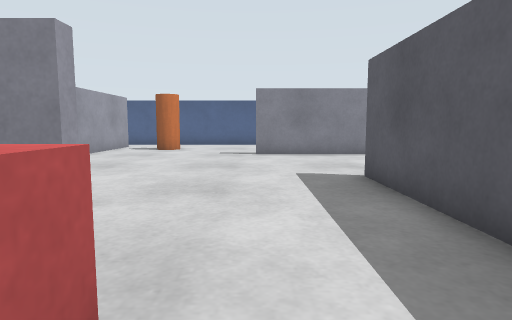
View 1 (above)

17 first-person views from a walk through a world built for the Gazebo simulator. The camera is 0.54 m above the floor, tilts 6° down and sees 75° across. The floor is counted in squares, 0.5 m on a side. Each view is taken from the middle of a square. On the plan, view 1 faces up. The plan holds only what a view shows up to about 13 squares ahead; the rest is blank. The place goes on beyond the plan.

View 2
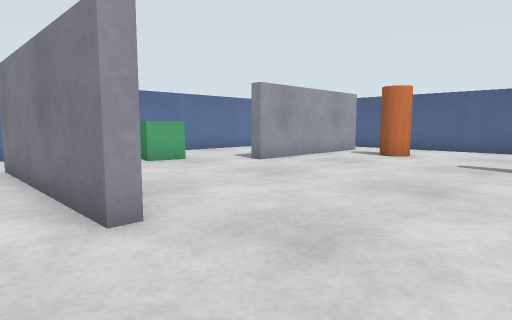

View 3
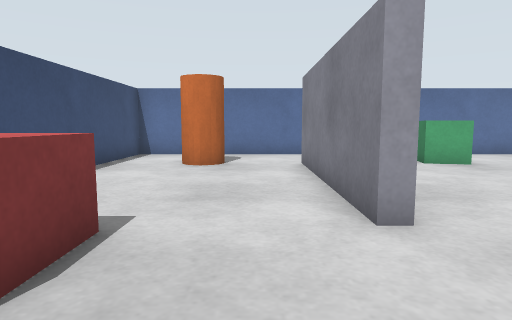

View 4
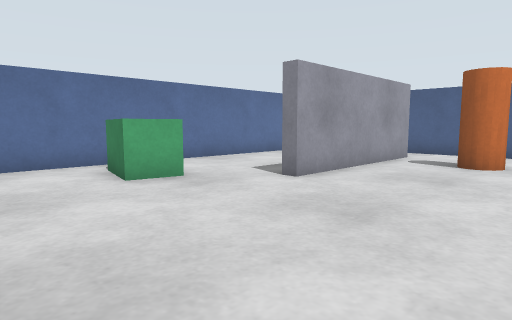

View 5
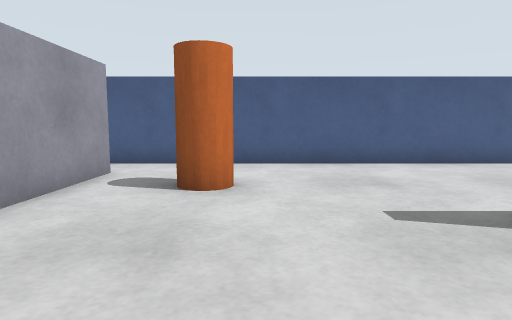

View 6
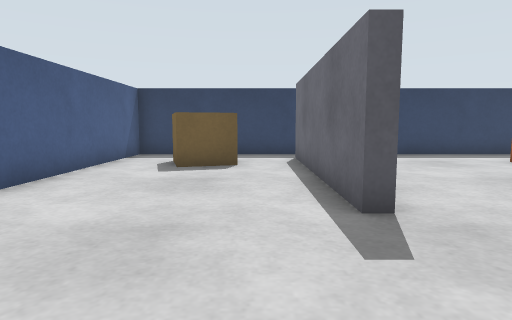

View 7
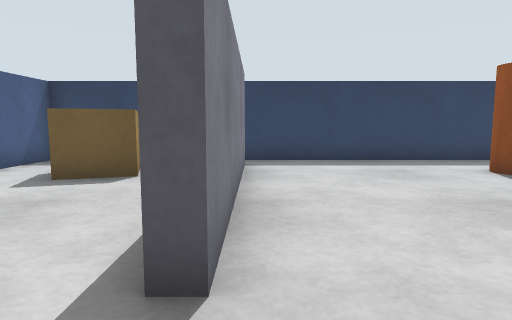

View 8
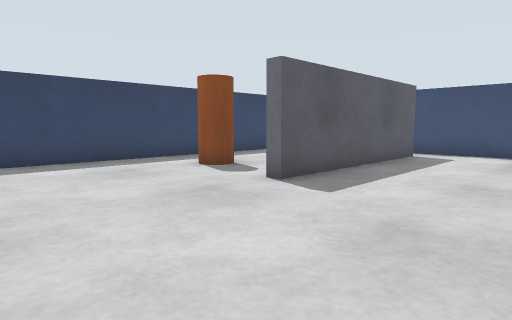

View 9
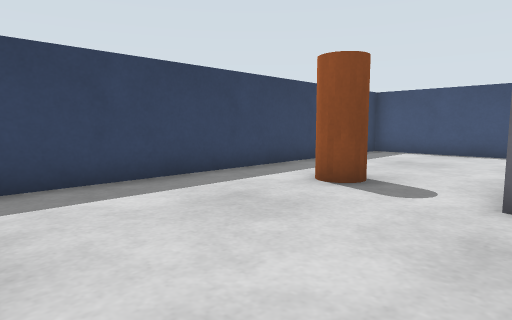

View 10
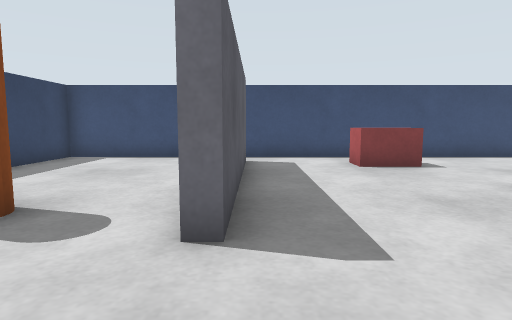

View 11
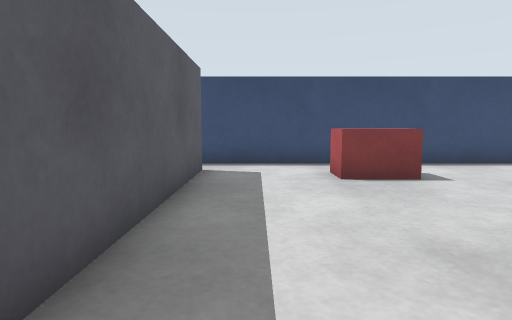

View 12
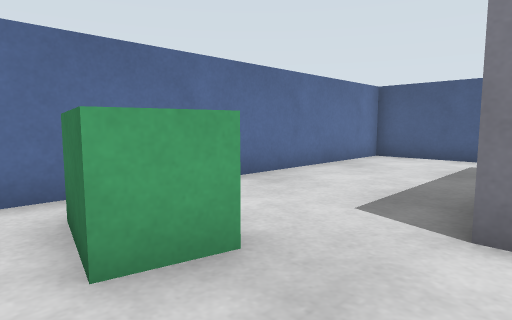

View 13
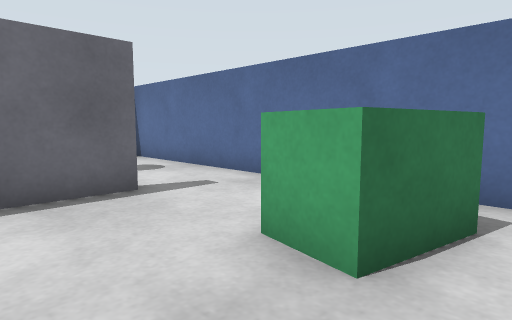

View 14
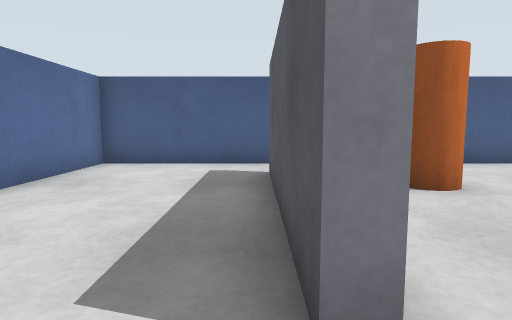

View 15
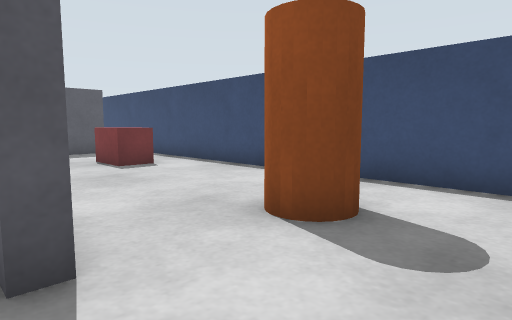

View 16
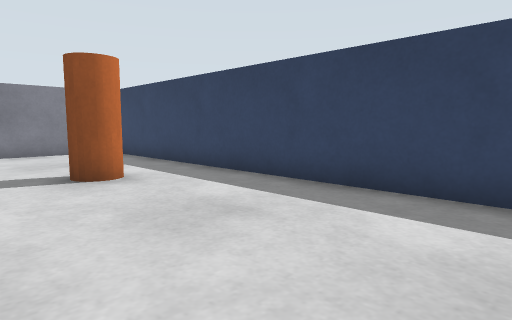

View 17
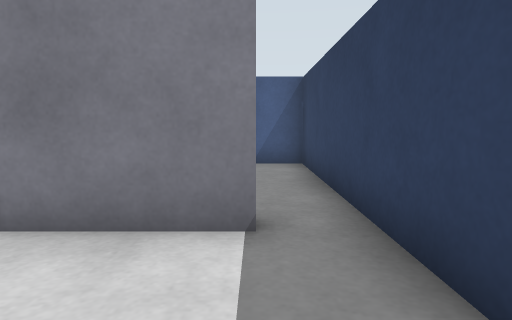

### Floor plan
Points are (right, up) in squares from view 1. A wall is a line through its corners. A room is listed if a view was taken in it or the views show most of it. See-through windows are left out.
Room 1 (views 1, 2, 3, 4, 5, 6, 7, 8, 9, 10, 11, 12, 13, 14, 15, 16, 17)
walls: (-2.5, 4.8) (-2.5, 4.3) (-8.5, 4.3) (-8.5, 4.7) (-6.6, 4.7); (2.3, -0.1) (2.3, 7) (2.8, 7); (7, 12.3) (0, 12.3) (0, 12.7) (7, 12.7); (-6.3, 16.6) (-6.3, 10.5) (-6.7, 10.5) (-6.7, 16.2); (8.3, -1.3) (8.3, 18.3) (-11.3, 18.3) (-11.3, -1.3) (8.3, -1.3)
objects: crate (-10, 8) to (-8, 9); pillar (-9, 1) to (-8, 2); pillar (-4, 15); crate (-2, 1) to (-1, 1); pillar (5, 6) to (6, 6); crate (5, 15) to (6, 16)

Positions as (right, up) in squares from view 1, and headings:
1: (0, 0), facing up
2: (1, 3), facing up-left
3: (1, 3), facing left
4: (-2, 5), facing up-left
5: (-3, 9), facing up
6: (-4, 14), facing right
7: (-2, 12), facing right
8: (-2, 12), facing down-right
9: (2, 12), facing down-right
10: (2, 10), facing down
11: (1, 8), facing down
12: (-6, 7), facing up-left
13: (-6, 10), facing down-left
14: (-7, 9), facing up
15: (-11, 5), facing down-right
16: (3, -1), facing up-right
17: (7, 9), facing up
